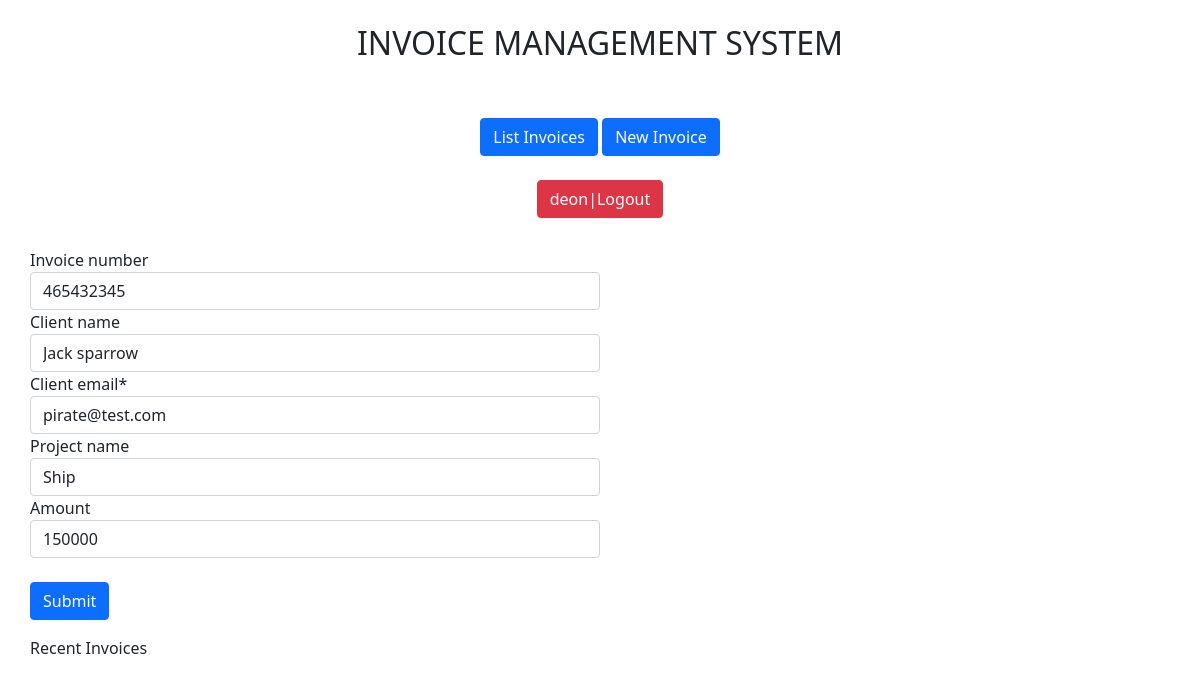
/update_invoice/24/ (signed in), run on the app's committed database.
### invoice/models.py (models this page shows, shortened)
class Invoice(models.Model):
    Invoice_number = models.IntegerField(blank=True, null=True)
    Client_name = models.CharField(max_length=30, default='', blank=True, null=True)
    Client_email = models.EmailField(max_length=50, unique=True ,default='')
    Project_name = models.CharField(max_length=300, default='', blank=True, null=True)
    Amount_choice = (
        ('40000','40000'),
        ('60000','60000'),
        ('80000','80000'),
        ('100000','100000'),
        ('125000','125000'),
        ('150000','150000'),
    )
    Amount = models.CharField(max_length=30, blank=True, null=True ,choices=Amount_choice)
    Payment_link =models.CharField(max_length=100, default='', blank=True, null=True)

### invoice/views.py (the view)
# urls.py: path('update_invoice/<str:pk>/', views.update_invoice, name='update_invoice'),
@login_required
def update_invoice(request,pk):
    queryset = Invoice.objects.get(id=pk)
    form = InvoiceUpdateForm(instance=queryset)
    if request.method == 'POST':
        form = InvoiceUpdateForm(request.POST, instance=queryset)
        if form.is_valid():
            form.save()
            return redirect('/list_invoice')
    context = {
        "form":form
    }
    return render(request, 'entry.html', context)

### invoice/forms.py (shortened to what this page needs)
class InvoiceUpdateForm(forms.ModelForm):
    class Meta:
        model = Invoice
        fields = ['Invoice_number','Client_name','Client_email',
                  'Project_name', 'Amount','Payment_link']

### invoice/templates/entry.html (shortened to what this page needs)
{% load static %}
{% load crispy_forms_tags %}
{% include 'nav.html' %}
<html lang="en">
<head>
    <link rel="stylesheet" type="text/css" href="https://cdn.jsdelivr.net/npm/bootstrap@5.0.2/dist/css/bootstrap.min.css">
    <link href="{% static 'css/stylesheet.css' %}" rel="stylesheet">
    <link href="{% static 'js/jquery-ui-1.12.1/jquery-ui.min.css' %}" rel="stylesheet">
    <link href="{% static 'js/jquery-ui-1.12.1/jquery-ui.structure.min.css' %}" rel="stylesheet">
    <link href="{% static 'js/jquery-ui-1.12.1/jquery-ui.theme.min.css' %}" rel="stylesheet">
</head>
<body>
<div class="myForm">
    <form method="POST" action=''>{% csrf_token %}
        <div class="col-sm-6">
            <div class="form-row">
                {{form.Invoice_number|as_crispy_field}}
            </div>
            <div class="form-row">
                {{form.Client_name|as_crispy_field}}
                {{form.Client_email|as_crispy_field}}
            </div>
            <div class="form-row">
                {{form.Project_name|as_crispy_field}}
                {{form.Amount|as_crispy_field}}
            </div><br>
            <input type="submit" class="btn btn-primary" value="Submit">
        </div>
    </form>
    <div class="recent">
        <span class="">Recent Invoices</span>
    </div>
</body>
</html>

### invoice/templates/nav.html
<div class="mymenu-bar">
    <br>
    <h2>INVOICE MANAGEMENT SYSTEM</h2><br><br>
    {% if request.user.is_authenticated %}
    <a href="/list_invoice"><div class="btn btn-primary mybutton" >List Invoices</div></a>
    <a href="/add_invoice"><div class="btn btn-primary mybutton" >New Invoice</div></a><br><br>
    <a href="/accounts/logout"><button class="btn btn-danger">{{user}}|Logout</button></a>
    {% else %}
    <a href="/accounts/login"><button class="btn btn-danger">Login</button></a>
    {% endif %}
</div>

### static/css/stylesheet.css (style rules this page uses)
body { background-color:#e7e7e7!important text-align:center; }
.myForm { margin:30px; }
.mymenu-bar { text-align:center; }

### data on the page
Invoice: Invoice_number "465432345", Client_name "Jack sparrow", Client_email "pirate@test.com", Project_name "Ship", Amount "150000"

### other printed values
{{ user }} "deon"
